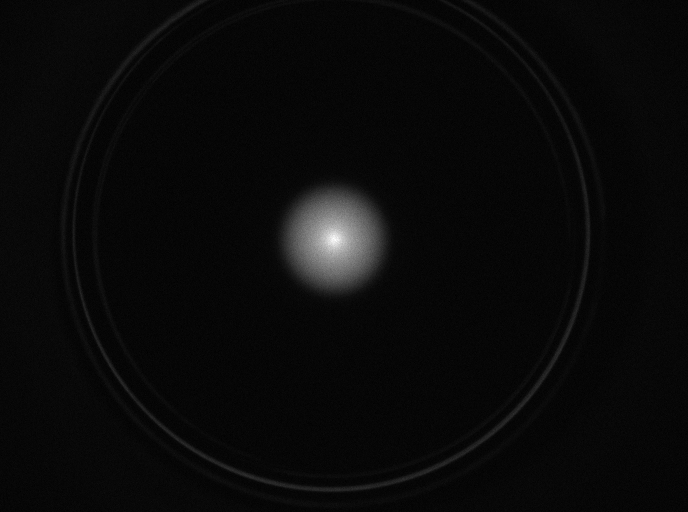
%> input picture MatlabScripts/Compiti/plasma.tiff, 688 x 512 px
$ octave homeWork3.m   (GNU Octave 9; MATLAB toolbox functions it lacks are replaced by stand-ins)
%> lines starting %> are read from the running program, lines starting %| are printed output that depends on the picture; long printed decimals are rounded
%--------------------------------------------------%
%                    Compito 3                     %
%--------------------------------------------------%

close all
clear all
clc

% PUNTO 1 ---> Visualizza le tre immagini 'plasma.tiff', 'dark.tiff' e
% 'ring.tiff'

% IMMAGINE PLASMA
figure(1)
M1 = imread('plasma.tiff'); M1 = double(M1); [row1 col1] = size(M1);
%> further down, M1 is the input picture: size 512x688 uint16; min 28, max 3201, mean 155
%> after `[row1 col1] = size(M1)`: row1 = 512; col1 = 688
[X, Y] = meshgrid(linspace(-col1/2, col1/2, col1), linspace(-row1/2, row1/2, row1));
colormap('jet'); surface(X, Y, M1,'FaceAlpha',1,'LineStyle','none','FaceColor','flat');
title('Plasma'); axis([ -col1/2 col1/2 -row1/2 row1/2]); daspect([1 1 4]); colorbar; xlabel("Colonne"); ylabel("Righe");
%> after `ylabel("Righe")`:
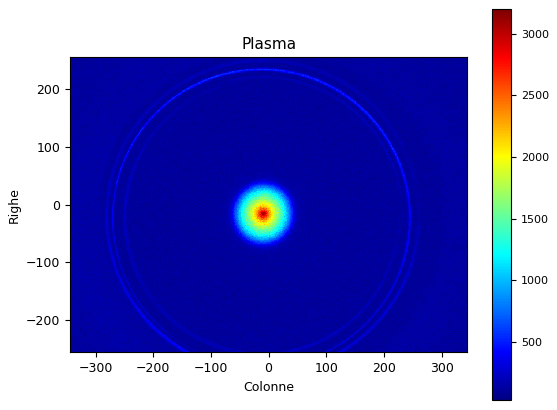
%> figure redrawn from the program's plot data
% IMMAGINE RUMORE
figure(2)
M2 = imread('dark.tiff'); M2 = double(M2); [row2 col2] = size(M2);
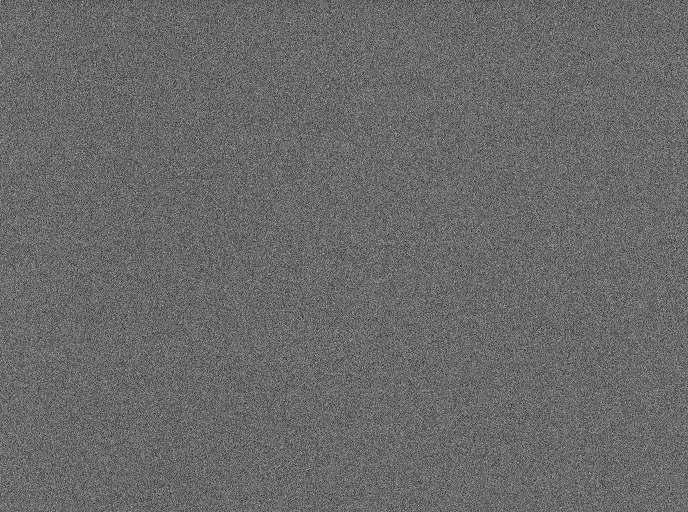
%> input picture MatlabScripts/Compiti/dark.tiff, 688 x 512 px
%> further down, M2 is the input picture: size 512x688 uint16; min 25, max 195, mean 105.5
%> after `[row2 col2] = size(M2)`: row2 = 512; col2 = 688
[X, Y] = meshgrid(linspace(-col2/2, col2/2, col2), linspace(-row2/2, row2/2, row2));
colormap('jet'); surface(X, Y, M2,'FaceAlpha',1,'LineStyle','none','FaceColor','flat');
title('Rumore'); axis([-col2/2 col2/2 -row2/2 row2/2]); daspect([1 1 0.25]); colorbar; xlabel("Colonne"); ylabel("Righe");
%> after `ylabel("Righe")`:
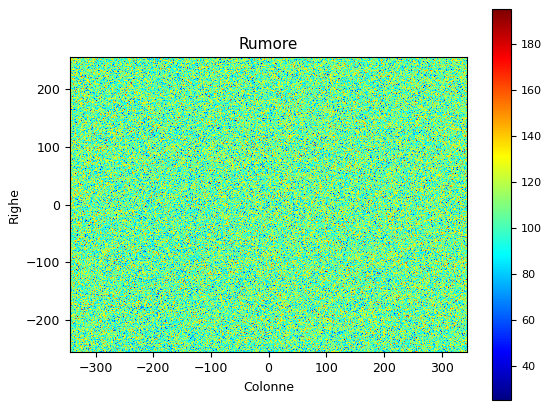
%> figure redrawn from the program's plot data
% IMMAGINE ANELLO
figure(3)
M3 = imread('ring.tiff'); M3 = double(M3); [row3 col3] = size(M3);
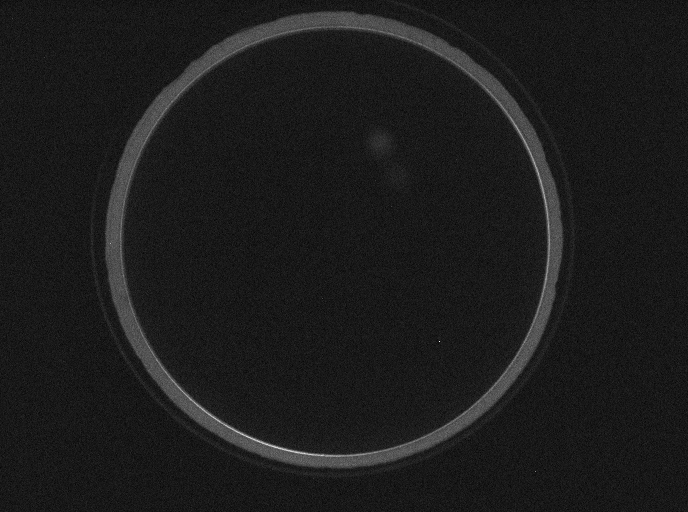
%> input picture MatlabScripts/Compiti/ring.tiff, 688 x 512 px
%> further down, M3 is the input picture: size 512x688 uint16; min 22, max 916, mean 123
%> after `[row3 col3] = size(M3)`: row3 = 512; col3 = 688
[X, Y] = meshgrid(linspace(-col3/2, col3/2, col3), linspace(-row3/2, row3/2, row3));
colormap('jet'); surface(X, Y, M3,'FaceAlpha',1,'LineStyle','none','FaceColor','flat');
title('Dimensioni trappola'); axis([-col3/2 col3/2 -row3/2 row3/2]); daspect([1 1 2]); colorbar; xlabel("Colonne"); ylabel("Righe");
%> after `ylabel("Righe")`:
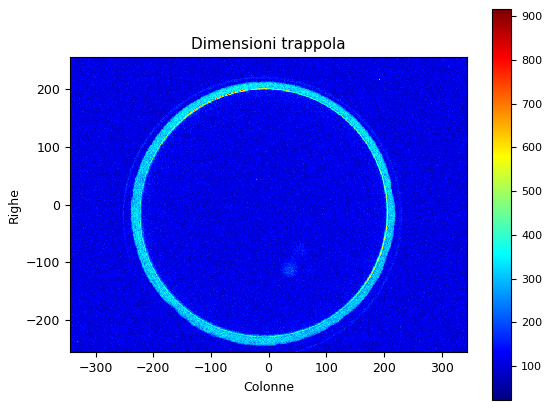
%> figure redrawn from the program's plot data


% PUNTO 2 ---> Inizio ad effettuare le analisi per comprendere quanto il
% rumore influenzi la buona riuscita dell'esperimento

% Sommo i valori nell'immagine con rumore e nell'immagine con plasma per
% vedere quale sia l'importanza del rumore stesso
I_rum = sum(sum(M2)); I_plasma = sum(sum(M1));
%> after `I_rum = sum(sum(M2))`: I_rum = 37166267
%> after `I_plasma = sum(sum(M1))`: I_plasma = 54587887
fprintf("Il rapporto fra intensità dell'immagine con plasma e l'intensità del rumore è pari a: %f\n", I_plasma/I_rum)
%| Il rapporto fra intensità dell'immagine con plasma e l'intensità del rumore è pari a: 1.469

% Faccio la media del rumore per avere un idea di quanto è necessario
% sottrarre per avere un immagine pulita
rum = I_rum/(row2*col2);
%> rum = 105.5
fprintf("Il rumore medio risulta essere pari a: %f\n", rum)
%| Il rumore medio risulta essere pari a: 105.509

% Prendo in carica le 80 foto scattate per modelizzare l'influenza del
% rumore: mi interessa valutare un'influenza media sulla qualità dell'
% immagine per poter ricostruire il campione più veritiero possibile
appo = double(zeros(row1, col1));
rumore_medio = double(zeros(row1, col1));
for m = 1:80
    % Leggo immagine da file
%> (the run ends here)
